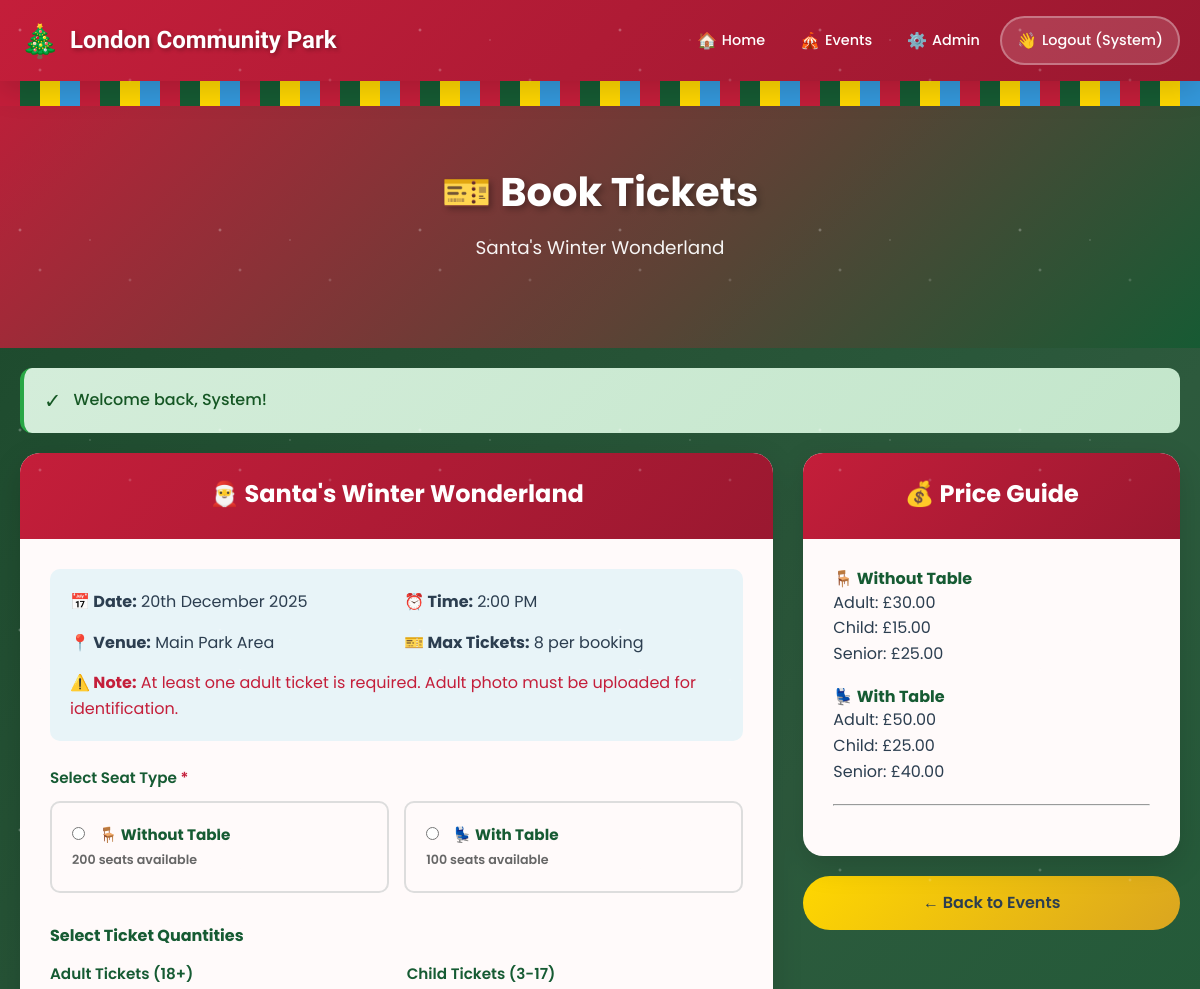
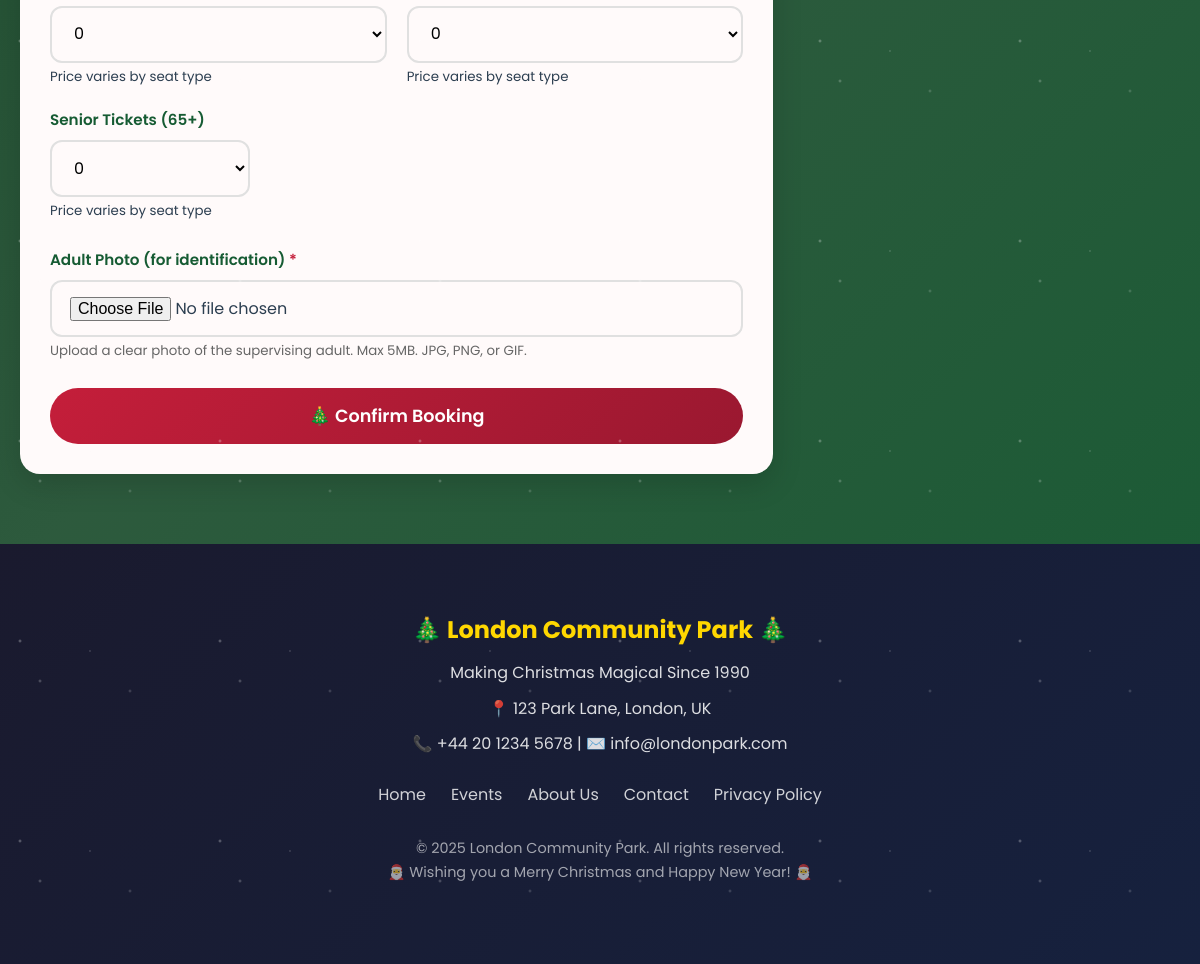
Screenshot of /user/book_event.php?id=2 (signed in) with the database file from the repository (2 pictures, top to bottom).
### tables this page shows
CREATE TABLE events (
    event_id INT AUTO_INCREMENT PRIMARY KEY,
    event_name VARCHAR(100) NOT NULL,
    event_description TEXT,
    event_date DATE NOT NULL,
    event_time TIME NOT NULL,
    venue VARCHAR(100) NOT NULL,
    total_capacity INT NOT NULL,
    requires_adult TINYINT(1) DEFAULT 0,
    max_tickets_per_booking INT DEFAULT 8,
    event_image VARCHAR(255),
    is_active TINYINT(1) DEFAULT 1,
    created_at TIMESTAMP DEFAULT CURRENT_TIMESTAMP,
    updated_at TIMESTAMP DEFAULT CURRENT_TIMESTAMP ON UPDATE CURRENT_TIMESTAMP
);

CREATE TABLE seats (
    seat_id INT AUTO_INCREMENT PRIMARY KEY,
    event_id INT NOT NULL,
    seat_type ENUM('without_table', 'with_table') NOT NULL,
    total_seats INT NOT NULL,
    available_seats INT NOT NULL,
    created_at TIMESTAMP DEFAULT CURRENT_TIMESTAMP,
    updated_at TIMESTAMP DEFAULT CURRENT_TIMESTAMP ON UPDATE CURRENT_TIMESTAMP,
    FOREIGN KEY (event_id) REFERENCES events(event_id) ON DELETE CASCADE
);

### user/book_event.php (the view, shortened to what this page needs)
<?php
require_once '../includes/header.php';
$eventId = isset($_GET['id']) ? (int)$_GET['id'] : 0;
$event = getEventById($pdo, $eventId);
$stmt = $pdo->prepare("SELECT * FROM seats WHERE event_id = ?");
$stmt->execute([$eventId]);
$seats = $stmt->fetchAll();
$stmt = $pdo->prepare("SELECT * FROM prices WHERE event_id = ? ORDER BY seat_type, ticket_type");
$stmt->execute([$eventId]);
$prices = $stmt->fetchAll();
$priceMatrix = [];
foreach ($prices as $price) {
    $priceMatrix[$price['seat_type']][$price['ticket_type']] = $price['price'];
}
$emoji = '🎄';
if (stripos($event['event_name'], 'carol') !== false) $emoji = '🎵';
elseif (stripos($event['event_name'], 'santa') !== false) $emoji = '🎅';
elseif (stripos($event['event_name'], 'train') !== false) $emoji = '🚂';
elseif (stripos($event['event_name'], 'year') !== false) $emoji = '🎆';
elseif (stripos($event['event_name'], 'children') !== false) $emoji = '🎁';
elseif (stripos($event['event_name'], 'water') !== false) $emoji = '💧';
?>
<section class="hero" style="padding: 40px 20px;">
    <div class="container">
        <h1>🎫 Book Tickets</h1>
        <p><?php echo sanitize($event['event_name']); ?></p>
    </div>
</section>
<div class="container">
    <?php echo displayMessage(); ?>
    <div style="display: grid; grid-template-columns: 2fr 1fr; gap: 30px;">
        <div class="card">
            <div class="card-header">
                <h2><?php echo $emoji; ?> <?php echo sanitize($event['event_name']); ?></h2>
            </div>
            <div class="card-body">
                <div style="background: var(--frost-blue); padding: 20px; border-radius: 10px; margin-bottom: 25px;">
                    <div style="display: grid; grid-template-columns: repeat(2, 1fr); gap: 15px;">
                        <p><strong>📅 Date:</strong> <?php echo formatDate($event['event_date']); ?></p>
                        <p><strong>⏰ Time:</strong> <?php echo formatTime($event['event_time']); ?></p>
                        <p><strong>📍 Venue:</strong> <?php echo sanitize($event['venue']); ?></p>
                        <p><strong>🎫 Max Tickets:</strong> <?php echo $event['max_tickets_per_booking']; ?> per booking</p>
                    </div>
                    <?php if ($event['requires_adult']): ?>
                        <p style="margin-top: 15px; color: #c41e3a;">
                            <strong>⚠️ Note:</strong> At least one adult ticket is required. Adult photo must be uploaded for identification.
                        </p>
                    <?php endif; ?>
                </div>
                <form method="POST" action="" enctype="multipart/form-data" data-validate>
                    <div class="form-group">
                        <label class="required">Select Seat Type</label>
                        <div style="display: grid; grid-template-columns: repeat(2, 1fr); gap: 15px; margin-top: 10px;">
                            <?php foreach ($seats as $seat): ?>
                                <label style="display: block; padding: 20px; border: 2px solid #ddd; border-radius: 10px; cursor: pointer; transition: all 0.3s;">
                                    <input type="radio"
                                           name="seat_type"
                                           value="<?php echo $seat['seat_type']; ?>"
                                           style="margin-right: 10px;"
                                           <?php echo $seat['available_seats'] <= 0 ? 'disabled' : ''; ?>
                                           required>
                                    <strong><?php echo $seat['seat_type'] === 'with_table' ? '💺 With Table' : '🪑 Without Table'; ?></strong>
                                    <br>
                                    <small style="color: #666;">
                                        <?php echo $seat['available_seats']; ?> seats available
                                    </small>
                                </label>
                            <?php endforeach; ?>
                        </div>
                    </div>
                    <h4 style="margin: 25px 0 15px; color: var(--christmas-green);">Select Ticket Quantities</h4>
                    <div class="form-row">
                        <div class="form-group">
                            <label for="adult_tickets">Adult Tickets (18+)</label>
                            <select name="adult_tickets" id="adult_tickets" class="form-control ticket-quantity" data-price="0">
                                <?php for ($i = 0; $i <= 8; $i++): ?>
                                    <option value="<?php echo $i; ?>"><?php echo $i; ?></option>
                                <?php endfor; ?>
                            </select>
                            <small class="price-display">Price varies by seat type</small>
                        </div>
                        <div class="form-group">
                            <label for="child_tickets">Child Tickets (3-17)</label>
                            <select name="child_tickets" id="child_tickets" class="form-control ticket-quantity" data-price="0">
                                <?php for ($i = 0; $i <= 8; $i++): ?>
                                    <option value="<?php echo $i; ?>"><?php echo $i; ?></option>
                                <?php endfor; ?>
                            </select>
                            <small class="price-display">Price varies by seat type</small>
                        </div>
                    </div>
                    <div class="form-group" style="max-width: 200px;">
                        <label for="senior_tickets">Senior Tickets (65+)</label>
                        <select name="senior_tickets" id="senior_tickets" class="form-control ticket-quantity" data-price="0">
                            <?php for ($i = 0; $i <= 8; $i++): ?>
                                <option value="<?php echo $i; ?>"><?php echo $i; ?></option>
                            <?php endfor; ?>
                        </select>
                        <small class="price-display">Price varies by seat type</small>
                    </div>
                    <?php if ($event['requires_adult']): ?>
                        <div class="form-group" style="margin-top: 25px;">
                            <label for="adult_photo" class="required">Adult Photo (for identification)</label>
                            <input type="file"
                                   id="adult_photo"
                                   name="adult_photo"
                                   class="form-control"
                                   accept="image/*"
                                   required>
                            <small style="color: #666;">Upload a clear photo of the supervising adult. Max 5MB. JPG, PNG, or GIF.</small>
                        </div>
                    <?php endif; ?>
                    <button type="submit" class="btn btn-primary btn-block" style="margin-top: 25px; font-size: 1.1rem; padding: 15px;">
                        🎄 Confirm Booking
                    </button>
                </form>
            </div>
        </div>
        <div>
            <div class="card" style="position: sticky; top: 100px;">
                <div class="card-header">
                    <h2>💰 Price Guide</h2>
                </div>
                <div class="card-body">
                    <h4 style="color: var(--christmas-green);">🪑 Without Table</h4>
                    <ul style="list-style: none; padding: 0; margin-bottom: 20px;">
                        <li>Adult: <?php echo formatCurrency($priceMatrix['without_table']['adult']); ?></li>
                        <li>Child: <?php echo formatCurrency($priceMatrix['without_table']['child']); ?></li>
                        <li>Senior: <?php echo formatCurrency($priceMatrix['without_table']['senior']); ?></li>
                    </ul>
                    <h4 style="color: var(--christmas-green);">💺 With Table</h4>
                    <ul style="list-style: none; padding: 0;">
                        <li>Adult: <?php echo formatCurrency($priceMatrix['with_table']['adult']); ?></li>
                        <li>Child: <?php echo formatCurrency($priceMatrix['with_table']['child']); ?></li>
                        <li>Senior: <?php echo formatCurrency($priceMatrix['with_table']['senior']); ?></li>
                    </ul>
                    <hr style="margin: 20px 0;">
                </div>
            </div>
            <div style="margin-top: 20px;">
                <a href="<?php echo SITE_URL; ?>/events.php" class="btn btn-gold btn-block">
                    ← Back to Events
                </a>
            </div>
        </div>
    </div>
</div>
<?php require_once '../includes/footer.php'; ?>

### assets/css/style.css (style rules this page uses)
:root { --christmas-red: #c41e3a; --christmas-red-dark: #9a1830; --christmas-green: #165b33; --christmas-green-light: #1e7b46; --gold: #ffd700; --gold-dark: #daa520; --snow-white: #fffafa; --frost-blue: #e8f4f8; --dark-text: #2c3e50; --light-text: #ffffff; --shadow: 0 4px 15px rgba(0, 0, 0, 0.1); --shadow-lg: 0 10px 30px rgba(0, 0, 0, 0.15); --transition: all 0.3s ease; }
*, *::before, *::after { margin: 0; padding: 0; box-sizing: border-box; }
html { scroll-behavior: smooth; font-size: 16px; }
body { font-family: 'Poppins', 'Segoe UI', sans-serif; background: linear-gradient(135deg, #1a472a 0%, #2d5a3d 50%, #165b33 100%); background-attachment: fixed; min-height: 100vh; color: var(--dark-text); line-height: 1.6; overflow-x: hidden; }
body::before { content: ''; position: fixed; top: 0; left: 0; width: 100%; height: 100%; pointer-events: none; background-image: radial-gradient(2px 2px at 20px 30px, white, transparent), radial-gradient(2px 2px at 40px 70px, rgba(255,255,255,0.8), transparent), radial-gradient(1px 1px at 90px 40px, white, transparent), radial-gradient(2px 2px at 130px 80px, rgba(255,255,255,0.6), transparent); background-size: 200px 200px; animation: snowfall 15s linear infinite; z-index: 9999; opacity: 0.4; }
.container { max-width: 1200px; margin: 0 auto; padding: 20px; }
h1, h2, h3, h4, h5, h6 { font-family: 'Poppins', sans-serif; color: var(--christmas-red); line-height: 1.3; }
a { text-decoration: none; color: var(--christmas-green); transition: var(--transition); }
.card { background: var(--snow-white); border-radius: 20px; box-shadow: var(--shadow-lg); overflow: hidden; transition: var(--transition); }
.card-header { background: linear-gradient(135deg, var(--christmas-red) 0%, var(--christmas-red-dark) 100%); color: var(--light-text); padding: 25px; text-align: center; }
.card-header h2 { color: var(--light-text); font-size: 1.5rem; margin-bottom: 5px; }
.card-body { padding: 30px; }
.form-group { margin-bottom: 20px; }
.form-group label { display: block; margin-bottom: 8px; font-weight: 600; color: var(--christmas-green); font-size: 0.95rem; }
.form-control { width: 100%; padding: 14px 18px; border: 2px solid #e0e0e0; border-radius: 12px; font-size: 1rem; font-family: inherit; transition: var(--transition); background: var(--snow-white); }
.form-control::placeholder { color: #999; }
.form-row { display: grid; grid-template-columns: repeat(2, 1fr); gap: 20px; }
.required::after { content: ' *'; color: var(--christmas-red); }
.btn { display: inline-flex; align-items: center; justify-content: center; gap: 8px; padding: 14px 28px; border: none; border-radius: 30px; font-size: 1rem; font-weight: 600; font-family: inherit; cursor: pointer; transition: var(--transition); text-decoration: none; }
.btn-primary { background: linear-gradient(135deg, var(--christmas-red) 0%, var(--christmas-red-dark) 100%); color: var(--light-text); }
.btn-gold { background: linear-gradient(135deg, var(--gold) 0%, var(--gold-dark) 100%); color: var(--dark-text); }
.btn-block { display: flex; width: 100%; }
.hero { background: linear-gradient(135deg, rgba(196, 30, 58, 0.95) 0%, rgba(22, 91, 51, 0.95) 100%); color: var(--light-text); padding: 60px 20px; text-align: center; position: relative; }
.hero h1 { color: var(--light-text); font-size: 2.5rem; margin-bottom: 15px; text-shadow: 3px 3px 6px rgba(0,0,0,0.3); }
.hero p { font-size: 1.15rem; margin-bottom: 25px; opacity: 0.95; }

### rows the page displays
events: event_name "Santa's Winter Wonderland", event_name "🎅", event_date "20th December 2025", event_time "2:00 PM", venue "Main Park Area", max_tickets_per_booking "8"
seats: available_seats "☐ 🪑 Without Table 200 seats ava", seat_type "🪑 Without Table", available_seats "200"
seats: available_seats "☐ 💺 With Table 100 seats availa", seat_type "💺 With Table", available_seats "100"

### other values shown
$userFirstName "System"
formatCurrency($priceMatrix['without_table']['adult']) "£30.00"
formatCurrency($priceMatrix['without_table']['child']) "£15.00"
formatCurrency($priceMatrix['without_table']['senior']) "£25.00"
formatCurrency($priceMatrix['with_table']['adult']) "£50.00"
formatCurrency($priceMatrix['with_table']['child']) "£25.00"
formatCurrency($priceMatrix['with_table']['senior']) "£40.00"
form field adult_tickets "0"
form field child_tickets "0"
form field senior_tickets "0"
